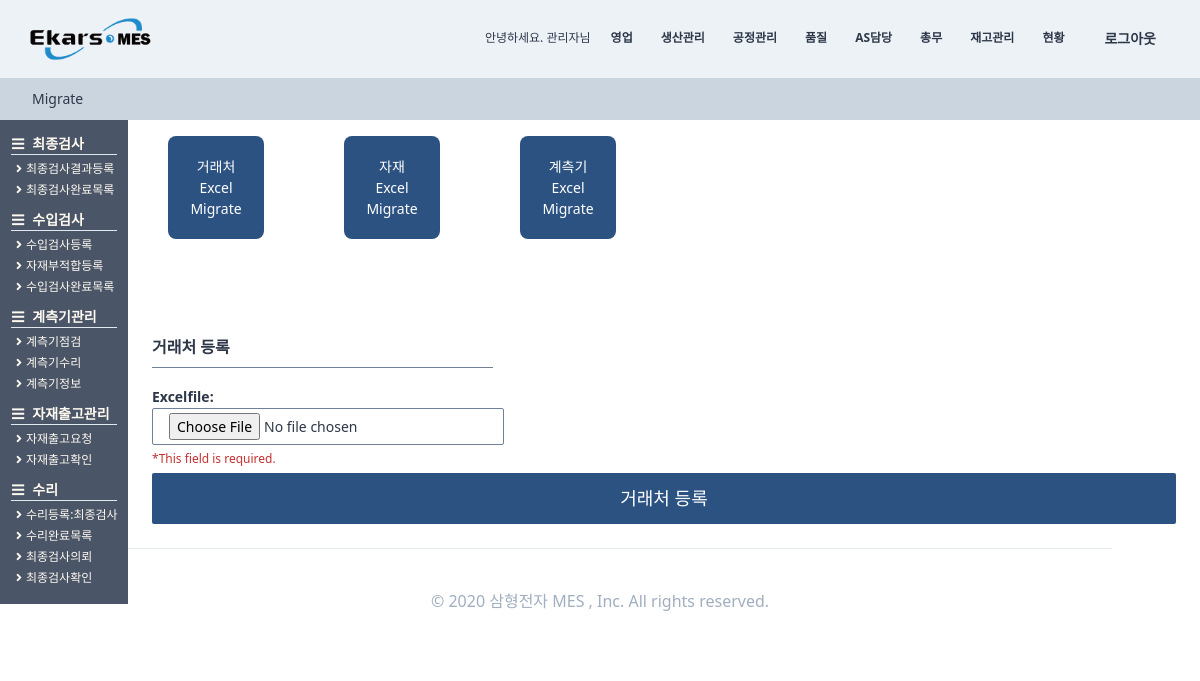
Before: /partnermigrate (signed in) with the older database file.
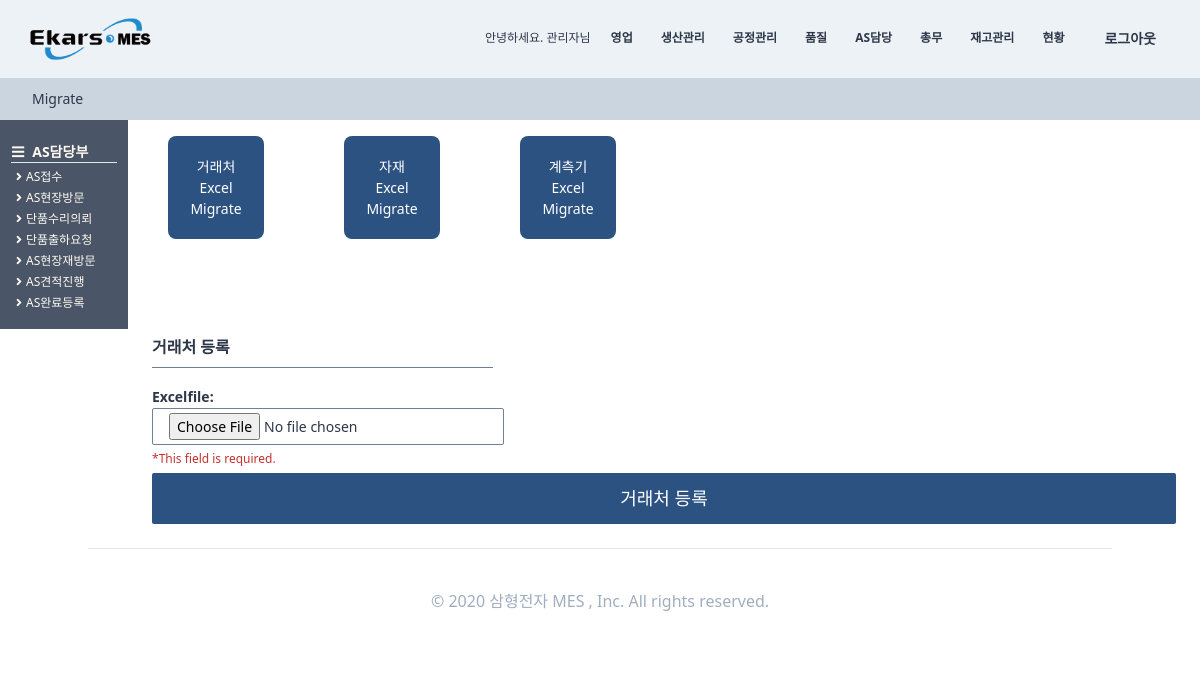
After: the same page with the newer database file.
### core/views.py (the view, shortened to what this page needs)
# urls.py: path("partnermigrate", views.partnermigrate, name="partnermigrate"),
def partnermigrate(request):
    form = forms.partnermigrate(request.POST)
    if form.is_valid():
        try:
            Excelfile = request.FILES["Excelfile"]
        except:
            Excelfile = None
        result = open(Excelfile, "w")
        while True:
            line = result.readline()
            print(line)
            if not line:
                break
        result.close()
        messages.success(request, "거래처가 등록되었습니다.")
        return redirect(reverse("StandardInformation:partner"))
    else:
        try:
            Excelfile = request.FILES["Excelfile"]
        except:
            return render(request, "migrate/partnermigrate.html", {"form": form})
    return render(request, "migrate/partnermigrate.html", {"form": form})

### core/forms.py (shortened to what this page needs)
class partnermigrate(forms.ModelForm):
    class Meta:
        model = models.partnermigrate
        fields = ("Excelfile",)

### users/models.py (called while the page is built)
    def __str__(self):
        return self.first_name

    def lenofpart(self):
        num = self.부서.count()
        return num

### templates/migrate/partnermigrate.html (shortened to what this page needs)
{%extends "base.html"%}
{%load static%}
{% block content %}
<div class="w-full bg-gray-400 h-10 items-center -mt-4 font-normal fixed justify-center text-sm py-2 pl-8 ">
    <div class="">Migrate</div>
</div>
<div class="flex flex-col pl-32">
    <div class="flex">
        <div class="p-10">
            <a href="{%url "core:partnermigrate" %}">
                <div class="btn-link p-5">거래처 Excel Migrate</div>
            </a>
        </div>
        <div class="p-10">
            <a href="{%url "core:materialmigrate" %}">
                <div class="btn-link p-5">자재 Excel Migrate</div>
            </a>
        </div>
        <div class="p-10">
            <a href="{%url "core:measuremigrate" %}">
                <div class="btn-link p-5">계측기 Excel Migrate</div>
            </a>
        </div>
    </div>
    <div class=" h-full -mt-6 font-normal pt-12 flex flex-row">
        <div class="flex flex-col p-6 w-full">
            <span class="border-b w-1/3 mb-3 border-gray-600 pb-2 font-semibold text-base">거래처 등록 </span>
            {% include 'mixins/normal/normal_form.html' with form=form cta="거래처 등록"%}
        </div>
    </div>
</div>
{%endblock content %}

Changed rows visible on the page:
changed User "관리자": nowPart_id 4 → 5 (drawn)
Other visible differences:
text no longer shown: "최종검사 최종검사결과등록 최종검사완료목록 수입검사 수입검사등록 자재부적합등록 수입검사완료목록 계측기관리 계측기점검 계측기수리 계측기정보 자재출고관리 자재출고요청 자재출고확인 수리 수리등록:최종검사 수리완료목록 최종검사의뢰 최종검사확인"
text now shown: "AS담당부 AS접수 AS현장방문 단품수리의뢰 단품출하요청 AS현장재방문 AS견적진행 AS완료등록"
